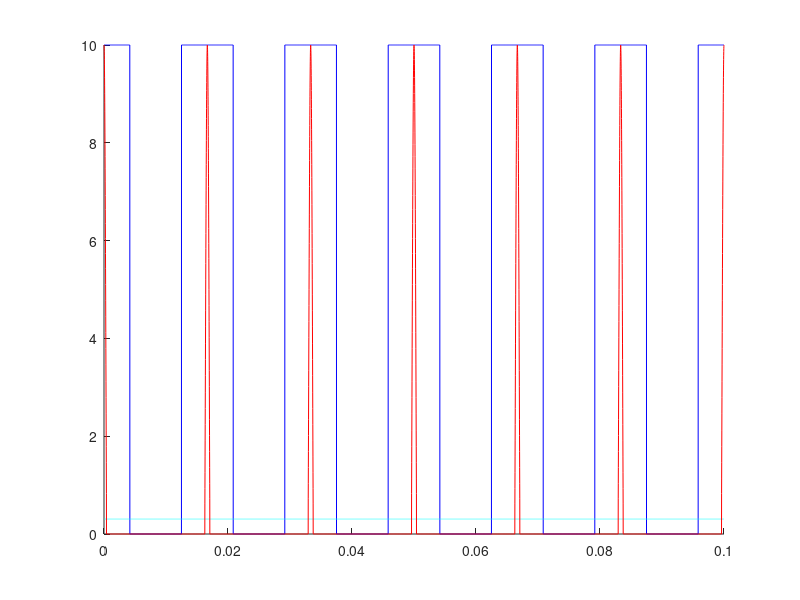

Source code (MATLAB):
% Define parameters
close all;
freq = 60; % 60 Hz
period = 1/freq;
amp = 10; %amplitude

% Generate pulse train
sim_t = 0.1; %simulation time (s)
fs = 100000; % Sampling frequency
t = 0:1/fs:sim_t; % \time period for simulation
d = 0:period:sim_t; % Pulse locations

width = 0.1; %width of base of guasian pulse in %
pulse1 = pulstran(t,d,'rectpuls',period/2)*amp; % Creates the pulse train (redundant)
pulse2 = pulstran(t,d,'gauspuls',freq*(1/width),1)*amp;% Creates the pulse train (useful)
pulse2(pulse2 < mean(pulse2)*(1/width)) = 0; %set everyting below threshold to zero
figure()
hold on
plot(t,pulse1,"b") %redundant
plot(t,linspace(mean(pulse2),mean(pulse2),numel(t)),"--c")
plot(t,pulse2,"r")
